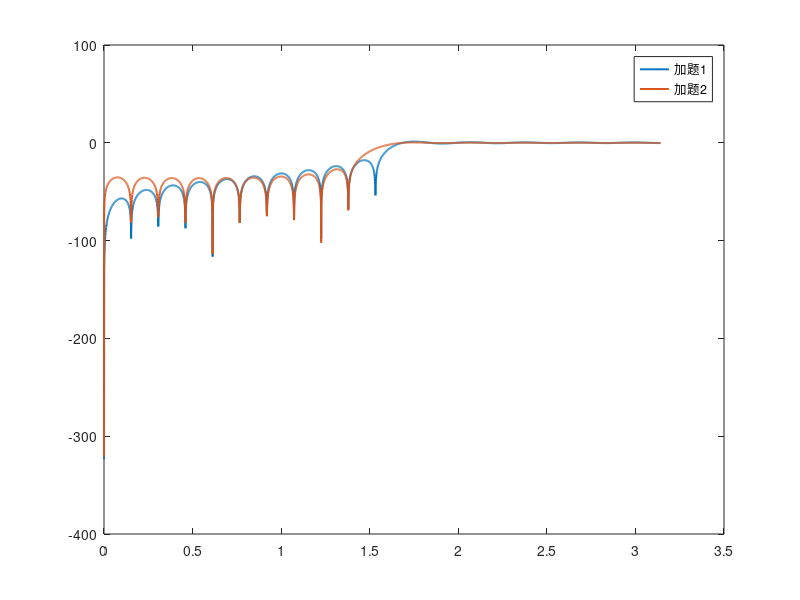

Source code (MATLAB):
x=0:0.001:pi;
H=0;
for k=1:1:20
    H=H+(sin(41.*(x./2-(k+10).*pi/41))./41./sin(x./2-(k+10).*pi./41));
end
H2=H+0.5*(sin(41.*(x./2-(10).*pi/41))./41./sin(x./2-(10).*pi./41));
H1=exp(-1i.*20.*x).*H;
H3=exp(-1i.*20.*x).*H2;
f1 = figure(1);set(gcf,'outerposition',get(0,'screensize'));
set(gca,'FontSize',16);
plot(x,20*log10(abs(H1)),'Linewidth', 1.4);
hold on;
plot(x,20*log10(abs(H3)),'Linewidth', 1.4);
legend('加题1','加题2');
saveas(f1,'jxti','png');